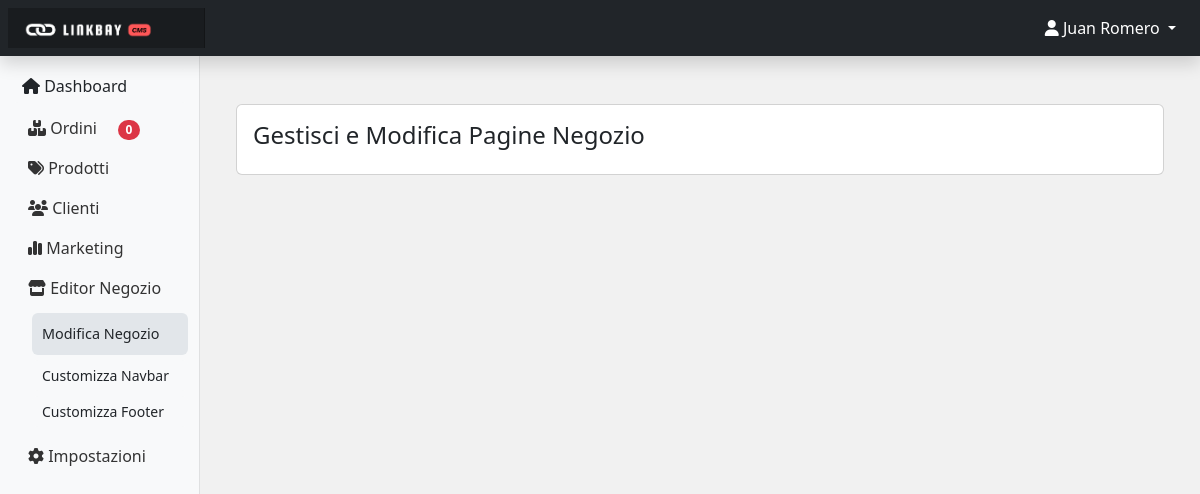
The app's page /admin/ui/editor_negozio.php (signed in), older data.
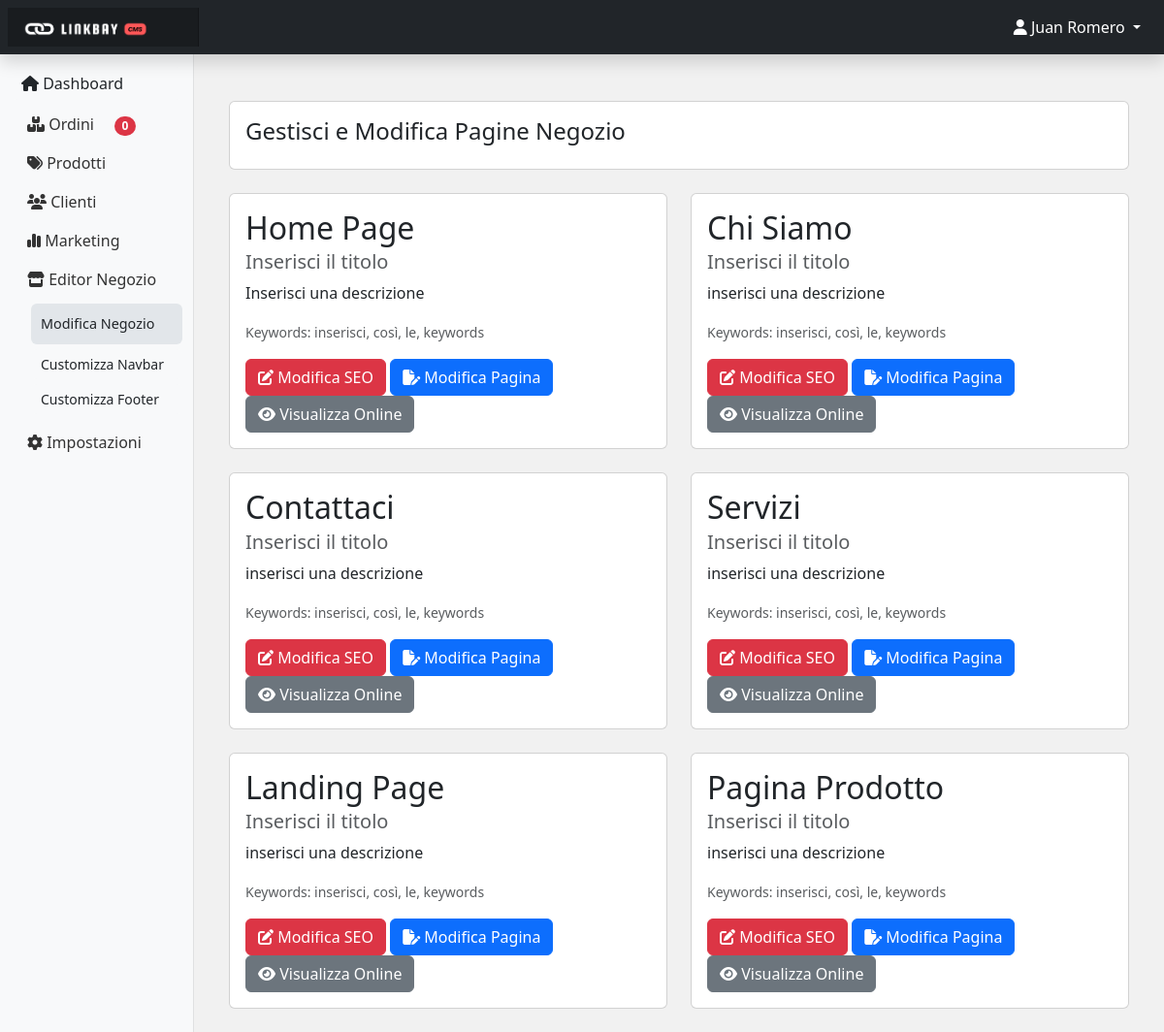
The same page, newer data.
### tables this page shows
CREATE TABLE `seo` (
  `id` int(11) NOT NULL,
  `editor_page` varchar(255) NOT NULL,
  `page_name` varchar(255) NOT NULL,
  `slug` varchar(255) NOT NULL,
  `title` varchar(255) DEFAULT NULL,
  `description` text,
  `keywords` text
);

### app.php (called while the page is built, shortened)
<?php
function ordiniNav()
{
    require '../../conn.php';
    $ordersByState = [];
    $totalOrdersQuery = "SELECT COUNT(*) as total FROM ordini WHERE stato_ordine != 'Completo' AND stato_ordine != 'Abbandonato'";
    $totalOrdersResult = $conn->query($totalOrdersQuery);
    if ($totalOrdersRow = $totalOrdersResult->fetch_assoc()) {
        $ordersByState['totali'] = $totalOrdersRow['total'];
    }
    $states = ['Inevaso', 'Da Spedire', 'Abbandonato'];
    foreach ($states as $state) {
        $query = "SELECT COUNT(*) as total FROM ordini WHERE stato_ordine = '$state'";
        $result = $conn->query($query);
        if ($row = $result->fetch_assoc()) {
            $ordersByState[strtolower($state)] = $row['total'];
        }
    }
    return $ordersByState;
}

### admin/ui/editor_negozio.php (the view, shortened to what this page needs)
<?php
require ('../../app.php');
$result = $conn->query("SELECT * FROM seo");
?>
<!DOCTYPE html>
<html lang="it">
<head>
    <?php include '../materials/head_content.php'; ?>
</head>
<body style="background-color: #f1f1f1;">
    <?php
    $sidebar_cate = 'negozio';
    $currentPage = basename($_SERVER['PHP_SELF']);
    include '../materials/sidebar.php';
    ?>
    <main class="col-md-9 ms-sm-auto col-lg-10 px-md-4">
        <div class="container mt-5">
            <div class="card">
                <div class="card-body">
                    <h4>Gestisci e Modifica Pagine Negozio</h4>
                </div>
            </div>
            <br>
            <div class="row">
                <?php while ($row = $result->fetch_assoc()): ?>
                    <div class="col-md-6">
                        <div class="card">
                            <div class="card-body">
                                <?php if($row['page_name']=='index'){ $pagename = 'Home Page'; }elseif($row['page_name']=='aboutus'){$pagename = 'Chi Siamo';}elseif($row['page_name']=='contacts'){$pagename = 'Contattaci';}elseif($row['page_name']=='services'){$pagename = 'Servizi';}elseif($row['page_name']=='landing'){$pagename = 'Landing Page';}elseif($row['page_name']=='prodotto'){$pagename = 'Pagina Prodotto';}elseif($row['page_name']=='cart'){$pagename = 'Carrello';}   ?>
                                <h2 class="card-title"><?php echo $pagename; ?></h2>
                                <h5 class="card-subtitle mb-2 text-muted"><?php echo htmlspecialchars($row['title']); ?></h5>
                                <p class="card-text"><?php echo htmlspecialchars($row['description']); ?></p>
                                <p class="card-text"><small class="text-muted">Keywords: <?php echo htmlspecialchars($row['keywords']); ?></small></p>
                                <?php if($_SESSION['ruolo'] == 'Amministratore'): ?>
                                    <button class="btn btn-danger" onclick="modificaSEO(<?php echo $row['id']; ?>)" ><i class="fa-solid fa-pen-to-square"></i> Modifica SEO</button>
                                    <button onclick="showAllert();" class="btn btn-primary"><i class="fa-solid fa-file-pen"></i> Modifica Pagina</button>
                                    <a href="../../<?php echo htmlspecialchars($row['page_name']); ?>?slug=<?php echo htmlspecialchars($row['slug']); ?>" target="__blank" class="btn btn-secondary"><i class="fa-solid fa-eye"></i> Visualizza Online</a>
                                    <?php else : ?>
                                        <button class="btn btn-danger" onclick="modificaSEO(<?php echo $row['id']; ?>)" ><i class="fa-solid fa-pen-to-square"></i> Modifica SEO</button>
                                        <a href="<?php echo htmlspecialchars($row['editor_page']); ?>" class="btn btn-primary"><i class="fa-solid fa-file-pen"></i> Modifica Pagina</a>
                                        <a href="../../<?php echo htmlspecialchars($row['page_name']); ?>?slug=<?php echo htmlspecialchars($row['slug']); ?>" target="__blank" class="btn btn-secondary"><i class="fa-solid fa-eye"></i> Visualizza Online</a>
                                    <?php endif; ?>
                            </div>
                        </div>
                        <br>
                    </div>
                <?php endwhile; ?>
            </div>
        </div>
    </main>
<?php include '../materials/script.php'; ?>
</body>
</html>

### admin/materials/head_content.php (shortened to what this page needs)
<link href="https://cdn.jsdelivr.net/npm/bootstrap@5.3.3/dist/css/bootstrap.min.css" rel="stylesheet">
<link rel="stylesheet" href="https://cdnjs.cloudflare.com/ajax/libs/font-awesome/6.1.1/css/all.min.css">
<link rel="stylesheet" href="../materials/dashboard.css">

### admin/materials/sidebar.php (shortened to what this page needs)
<div aria-live="polite" aria-atomic="true" class="position-relative" style="z-index: 800;">
  <div id="toastContainer" class="toast-container position-fixed bottom-0 end-0 p-3">
  </div>
</div>
<?php
$conteggiOrdini = ordiniNav();
?>
<header class="navbar navbar-dark sticky-top bg-dark flex-md-nowrap p-2 shadow">
  <a class="navbar-brand col-md-3 col-lg-2 me-0 px-3" href="#"><img src="../materials/logo_sidebar.png" width="130px" alt=""></a>
        <ul class="nav flex-column">
          <li class="nav-item dropdown">
            <a class="nav-link dropdown-toggle text-white" href="#" id="navbarDropdown" role="button" data-bs-toggle="dropdown" aria-expanded="false">
            <span class="fas fa-user"></span>&nbsp;<?php echo $_SESSION['nome'];?>&nbsp;<?php echo $_SESSION['cognome'];?>
            </a>
          </li>
        </ul>
</header>
<div class="container-fluid">
  <div class="row">
    <nav id="sidebarMenu" class="col-md-3 col-lg-2 d-md-block bg-light sidebar collapse">
      <div class="position-sticky pt-3">
        <ul class="nav flex-column">
          <li class="nav-item">
            <a class="link-dark rounded <?php if($currentPage == 'homepage.php'){echo 'custom-link-active';}else{echo 'custom-link';} ?>" href="homepage">
            <span class="fas fa-home"></span>
              Dashboard
            </a>
          </li>
          <li class="nav-item">
            <a class="nav-link" data-bs-toggle="collapse" href="#gestioneOrdiniCollapse" role="button" aria-expanded="false" aria-controls="gestioneOrdiniCollapse">
            <i class="fa-solid fa-boxes-stacked"></i>
              Ordini &nbsp;&nbsp;&nbsp;&nbsp;<span class="badge bg-danger rounded-pill"><?php echo $conteggiOrdini['totali']; ?></span>
            </a>
          </li>
          <li class="nav-item">
            <a class="nav-link" data-bs-toggle="collapse" href="#gestioneProdottiCollapse" role="button" aria-expanded="false" aria-controls="gestioneProdottiCollapse">
            <i class="fa-solid fa-tags"></i>
              Prodotti
            </a>
          </li>
          <li class="nav-item">
            <a class="nav-link" data-bs-toggle="collapse" href="#gestioneClientiCollapse" role="button" aria-expanded="false" aria-controls="gestioneClientiCollapse">
            <i class="fa-solid fa-users"></i>
              Clienti
            </a>
          </li>
          <li class="nav-item">
            <a class="nav-link" data-bs-toggle="collapse" href="#gestioneMarketingCollapse" role="button" aria-expanded="false" aria-controls="gestioneMarketingCollapse">
            <i class="fa-solid fa-chart-simple"></i>
              Marketing
            </a>
          </li>
          <li class="nav-item">
            <a class="nav-link" data-bs-toggle="collapse" href="#gestioneNegozioCollapse" role="button" aria-expanded="false" aria-controls="gestioneNegozioCollapse">
            <i class="fa-solid fa-store"></i>
            Editor Negozio
            </a>
            <div class="collapse <?php if($sidebar_cate == 'negozio'){echo 'show';} ?>" id="gestioneNegozioCollapse">
              <ul class="btn-toggle-nav list-unstyled fw-normal pb-1 small" style="margin-left: 20px;">
                <li><a href="editor_negozio" class="link-dark rounded <?php if($currentPage == 'editor_negozio.php'){echo 'custom-link-active';}else{echo 'custom-link';} ?>">Modifica Negozio</a></li>
                <li><a href="edit_navbar" class="link-dark rounded <?php if($currentPage == 'edit_navbar.php'){echo 'custom-link-active';}else{echo 'custom-link';} ?>">Customizza Navbar</a></li>
                <li><a href="edit_footer" class="link-dark rounded <?php if($currentPage == 'edit_footer.php'){echo 'custom-link-active';}else{echo 'custom-link';} ?>">Customizza Footer</a></li>
              </ul>
            </div>
          </li>
          <li class="nav-item">
            <a class="nav-link" data-bs-toggle="collapse" href="#gestioneSettingCollapse" role="button" aria-expanded="false" aria-controls="gestioneSettingCollapse">
            <i class="fa-solid fa-gear"></i>
              Impostazioni
            </a>
          </li>
        </ul>
      </div>
    </nav>
  </div>
</div>

### admin/materials/script.php (shortened to what this page needs)
<link href="https://cdn.jsdelivr.net/npm/bootstrap@5.3.3/dist/css/bootstrap.min.css" rel="stylesheet">

### admin/materials/dashboard.css (style rules this page uses)
body { font-size: .875rem; }
.sidebar { position: fixed; top: 0; bottom: 0; left: 0; z-index: 100; padding: 48px 0 0; box-shadow: inset -1px 0 0 rgba(0, 0, 0, .1); }
.sidebar .nav-link { font-weight: 500; color: #333; }
.navbar-brand { padding-top: .75rem; padding-bottom: .75rem; font-size: 1rem; background-color: rgba(0, 0, 0, .25); box-shadow: inset -1px 0 0 rgba(0, 0, 0, .25); }

### admin/materials/sidebar.php (style rules this page uses)
.custom-link { display: block; padding: 5px 10px; margin: 5px 0; background-color: #f8f9fa; color: Black; border-radius: 5px; text-decoration: none; transition: background-color 0.2s ease-in-out; }
.custom-link-active { display: block; padding: 5px 10px; margin: 5px 0; background-color: #e2e6ea; text-decoration: none; color: #ff5758; padding: 10px; font-size: 0.9rem; }

Row changes from the older to the newer data that the page shows:
added seo: page_name "Home Page", title "Inserisci il titolo", description "Inserisci una descrizione", keywords "inserisci, così, le, keywords"
added seo: page_name "Chi Siamo", title "Inserisci il titolo", description "inserisci una descrizione", keywords "inserisci, così, le, keywords"
added seo: page_name "Contattaci", title "Inserisci il titolo", description "inserisci una descrizione", keywords "inserisci, così, le, keywords"
added seo: page_name "Servizi", title "Inserisci il titolo", description "inserisci una descrizione", keywords "inserisci, così, le, keywords"
added seo: page_name "Landing Page", title "Inserisci il titolo", description "inserisci una descrizione", keywords "inserisci, così, le, keywords"
added seo: page_name "Pagina Prodotto", title "Inserisci il titolo", description "inserisci una descrizione", keywords "inserisci, così, le, keywords"
